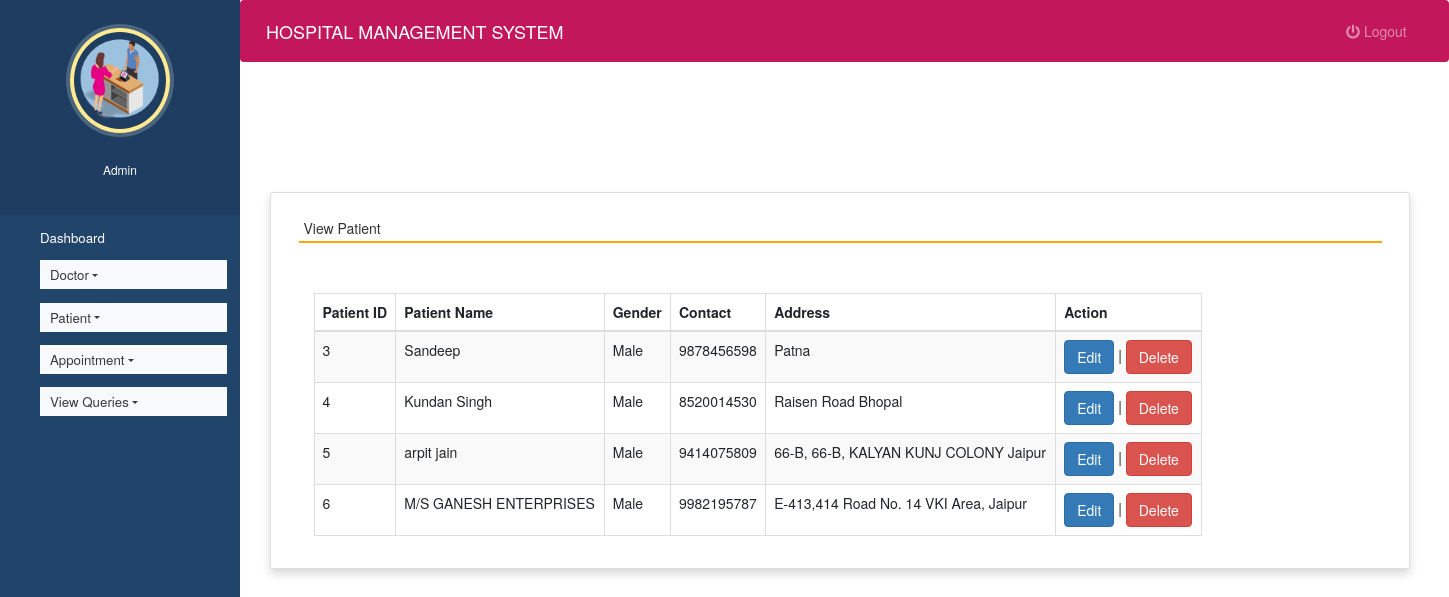
/view_patient (signed in), run on the app's committed database.
### hospitals/models.py (models this page shows, shortened)
class Patient(models.Model):
    name = models.CharField(max_length=50)
    gender = models.CharField(max_length=10)
    mobile = models.IntegerField(null=True)
    address = models.CharField(max_length=50)

### hospitals/views.py (the view)
# urls.py: path('view_patient', view_patient, name='view_patient'),
def view_patient(request):
    if not request.user.is_staff:
        return redirect('login')
    pat = Patient.objects.all()
    d = {'pat':pat}
    return render(request,'view_patient.html', d)

### hospitals/templates/view_patient.html (shortened to what this page needs)
{% extends 'admin_nav.html' %}
{% load static %}
{% block content %}
<head>
  <link rel="stylesheet" href="https://maxcdn.bootstrapcdn.com/bootstrap/3.4.1/css/bootstrap.min.css">
  <link rel="stylesheet" href="https://use.fontawesome.com/releases/v5.6.3/css/all.css">
</head>
<br><br><br><br>
<div class="container card shadow m-5">
    <div class="card-body">
        <h5 class="p-2" style="border-bottom: 2px solid orange">View Patient</h5>
		<div class="container mt-5">
		<table id="example" class="table table-striped table-bordered" style="width:80%">
			<thead>
				<tr>
					<th>Patient ID</th>
					<th>Patient Name</th>
                    <th>Gender</th>
					<th>Contact</th>
					<th>Address</th>
                    <th>Action</th>
				</tr>
			</thead>
			<tbody>
            {% for i in pat %}
			<tr>
				<td>{{i.id}}</td>
				<td>{{i.name}}</td>
				<td>{{i.gender}}</td>
				<td>{{i.mobile}}</td>
				<td>{{i.address}}</td>
				<td><a href="{% url 'edit_patient' i.id %}" class="btn btn-primary">Edit</a> |
					<a href="{% url 'delete_patient' i.id %}" onclick="return confirm('Are you ready to delete this record ?')" class="btn btn-danger">Delete</a></td>
			</tr>
			{% endfor %}
			</tbody>
		</table>
	 </div>
	</div>
</div>
{% endblock content %}

### hospitals/static/style.css (style rules this page uses)
body { padding-left: 240px; }

### hospitals/templates/admin_nav.html (style rules this page uses)
a:link { text-decoration: none; }
a { color: white; }
body { padding-left: 240px; }

### data on the page
Patient: id "3", name "Sandeep", gender "Male", mobile "9878456598", address "Patna"
Patient: id "4", name "Kundan Singh", gender "Male", mobile "8520014530", address "Raisen Road Bhopal"
Patient: id "5", name "arpit jain", gender "Male", mobile "9414075809", address "66-B, 66-B, KALYAN KUNJ COLONY Jaipur"
Patient: id "6", name "M/S GANESH ENTERPRISES", gender "Male", mobile "9982195787", address "E-413,414 Road No. 14 VKI Area, Jaipur"
